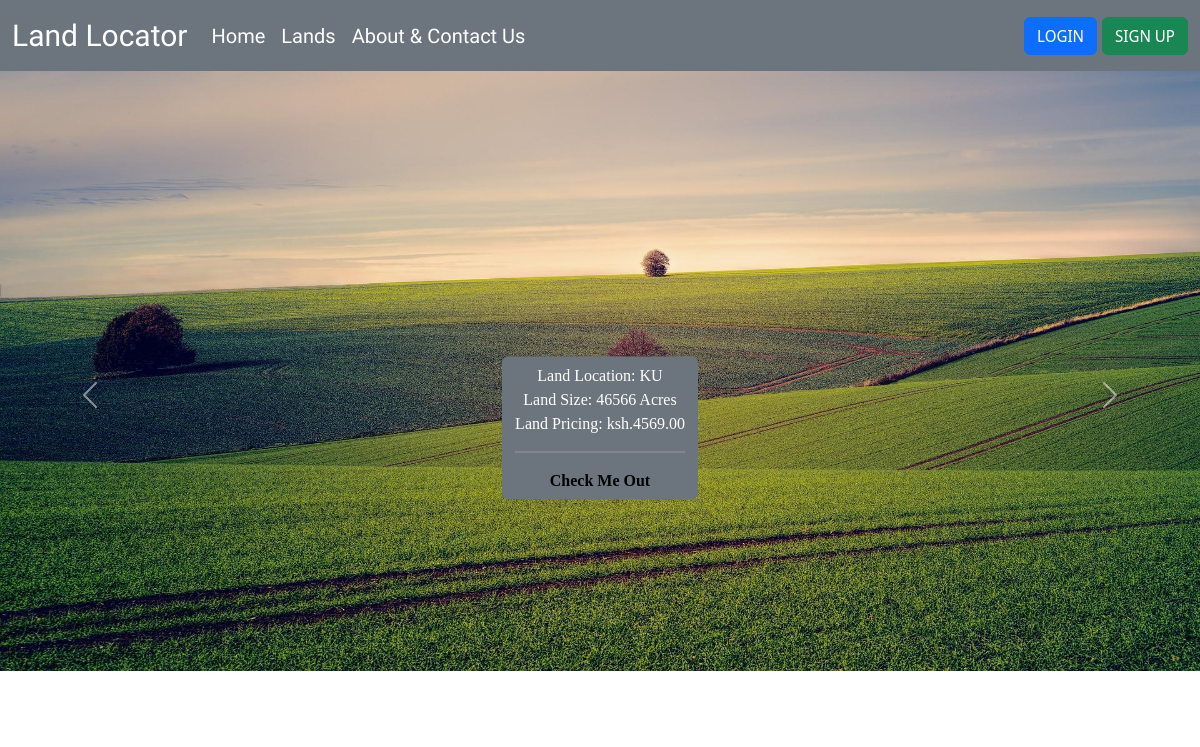
The page / on the database its author committed.
### appLandLocator/models.py (models this page shows, shortened)
class Land(models.Model):
    landCode = models.CharField(max_length=5)
    ph = models.DecimalField(max_digits=10, decimal_places=2)
    size = models.IntegerField()
    location = models.CharField(max_length=50)
    typeOfSoil = models.CharField(max_length=50)
    soilProperties = models.TextField()
    cost = models.DecimalField(max_digits=1000, decimal_places=2)
    landHistory = models.TextField()
    primaryImage = models.ImageField()
    dateTime = models.DateTimeField(auto_now_add=True)

### appLandLocator/views.py (the view)
# urls.py: path('', views.index, name='index'),
def index(request):
    infoLand = Land.objects.order_by('?')
    context = {
        'infoLand': infoLand,
    }
    return render(request, 'appLandLocator/index.html', context)

### appLandLocator/templates/appLandLocator/index.html (shortened to what this page needs)
{% extends 'appLandlocator/base.html' %}
{% block content %}
<div id="carouselExampleIndicators" class="carousel slide" data-bs-ride="true">
    <div class="carousel-inner">
        {% for infoLand in infoLand %}
      <ol class="carousel-indicators">
        <li data-bs-target="#carouselExampleIndicators" data-bs-slide-to="0" class="active"></li>
      </ol>
      <div class="carousel-item text-center text-light mb-5 {% if forloop.first %}active{% endif %}">
        <a href="{% url 'appLandLocator:landDetails' infoLand.landCode %}">
        </a>
        <div class="carousel-caption d-none d-md-block" style="position: absolute; bottom: 10%; left: 50%; transform: translate(-50%, -50%);">
          <a href="{% url 'appLandLocator:landDetails' infoLand.landCode %}" role="button" data-bs-target="#" style="Font-family: Jura;" type="submit" class="btn btn-secondary" data-bs-toggle="tooltip" data-bs-placement="top">
            Land Location: {{infoLand.location}}<br>
            Land Size: {{infoLand.size}} Acres<br>
            Land Pricing: ksh.{{infoLand.cost}}<hr>
            <b style="color: #000000;">Check Me Out</b>
          </a>
        </div>
      </div>
        {% endfor %}
    <a class="carousel-control-prev" data-bs-target="#carouselExampleIndicators" type="button" data-bs-slide="prev">
      <span class="carousel-control-prev-icon" aria-hidden="true"></span>
    </a>
    <a class="carousel-control-next" data-bs-target="#carouselExampleIndicators" type="button" data-bs-slide="next">
      <span class="carousel-control-next-icon" aria-hidden="true"></span>
    </a>
  </div>
</div>
{% endblock %}

### rows shown on the page
Land: location "KU", size "46566", cost "4569.00"
